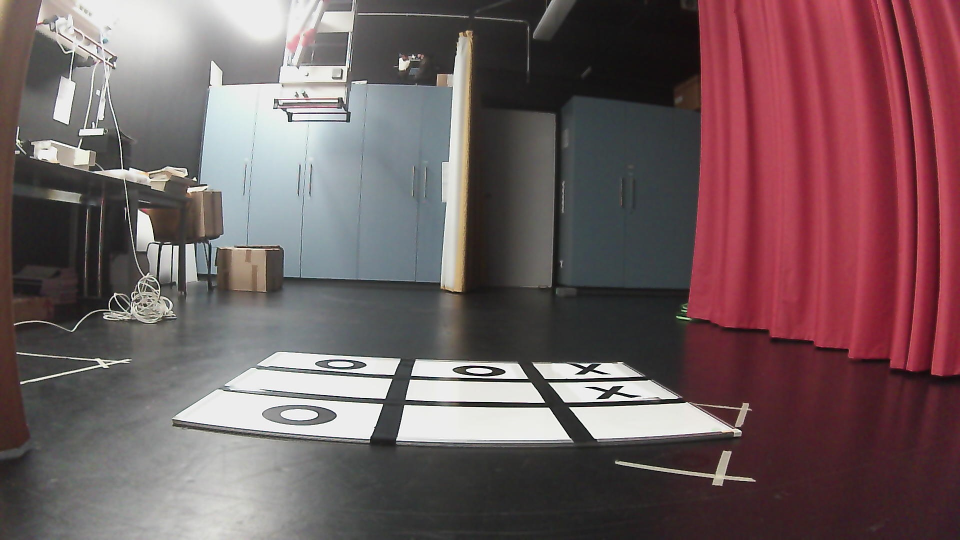
#> input picture image1.jpg, 1920 x 1080 px (shown at 1/2 size)
$ python prepare_yolo_dataset.py
#> lines starting #> are read from the running program, lines starting #| are printed output that depends on the picture
#!/usr/bin/env python3
import argparse
import random
import shutil
from dataclasses import dataclass
from pathlib import Path

import cv2
import numpy as np


CLASSES = ["board", "X", "O"]


@dataclass(frozen=True)
class Box:
    class_id: int
    x1: float
    y1: float
    x2: float
    y2: float


# Pixel labels for the two seed images. Class ids: board=0, X=1, O=2.
# The board label is the full visible white/tape floor board. Symbols are the
# actual X/O marks, not the grid tape.
SEED_LABELS: dict[str, list[Box]] = {
    "image1.jpg": [
        Box(0, 324, 704, 1482, 1051),
        Box(2, 626, 718, 744, 784),
        Box(2, 901, 721, 1017, 773),
        Box(1, 1127, 710, 1234, 790),
        Box(1, 1164, 774, 1283, 834),
        Box(2, 528, 810, 667, 879),
    ],
    "image2.jpg": [
        Box(0, 280, 704, 1482, 1050),
        Box(1, 632, 750, 721, 800),
        Box(2, 917, 722, 1012, 768),
        Box(1, 871, 777, 987, 837),
        Box(2, 1190, 771, 1296, 819),
        Box(2, 589, 751, 708, 795),
        Box(1, 1215, 828, 1326, 889),
    ],
}


def yolo_line(box: Box, image_width: int, image_height: int) -> str:
    x_center = ((box.x1 + box.x2) / 2.0) / image_width
    y_center = ((box.y1 + box.y2) / 2.0) / image_height
    width = (box.x2 - box.x1) / image_width
    height = (box.y2 - box.y1) / image_height
    return f"{box.class_id} {x_center:.6f} {y_center:.6f} {width:.6f} {height:.6f}"


def clip_box(box: Box, image_width: int, image_height: int) -> Box | None:
    x1 = max(0.0, min(float(image_width - 1), box.x1))
    y1 = max(0.0, min(float(image_height - 1), box.y1))
    x2 = max(0.0, min(float(image_width - 1), box.x2))
    y2 = max(0.0, min(float(image_height - 1), box.y2))
    if x2 - x1 < 8 or y2 - y1 < 8:
        return None
    return Box(box.class_id, x1, y1, x2, y2)


def transform_box(box: Box, matrix: np.ndarray, image_width: int, image_height: int) -> Box | None:
    corners = np.array(
        [[[box.x1, box.y1]], [[box.x2, box.y1]], [[box.x2, box.y2]], [[box.x1, box.y2]]],
        dtype=np.float32,
    )
    warped = cv2.transform(corners, matrix).reshape(-1, 2)
    result = Box(box.class_id, warped[:, 0].min(), warped[:, 1].min(), warped[:, 0].max(), warped[:, 1].max())
    return clip_box(result, image_width, image_height)


def augment(image: np.ndarray, boxes: list[Box], rng: random.Random) -> tuple[np.ndarray, list[Box]]:
    height, width = image.shape[:2]
    angle = rng.uniform(-4.0, 4.0)
    scale = rng.uniform(0.92, 1.08)
    tx = rng.uniform(-0.035, 0.035) * width
    ty = rng.uniform(-0.035, 0.035) * height

    matrix = cv2.getRotationMatrix2D((width / 2.0, height / 2.0), angle, scale)
    matrix[:, 2] += (tx, ty)
    output = cv2.warpAffine(image, matrix, (width, height), flags=cv2.INTER_LINEAR, borderMode=cv2.BORDER_REFLECT_101)

    alpha = rng.uniform(0.82, 1.18)
    beta = rng.uniform(-18, 18)
    output = cv2.convertScaleAbs(output, alpha=alpha, beta=beta)

    if rng.random() < 0.35:
        output = cv2.GaussianBlur(output, (3, 3), 0)

    noise_sigma = rng.uniform(0.0, 5.0)
    if noise_sigma > 0.5:
        noise_rng = np.random.default_rng(rng.randrange(0, 2**32))
        noise_image = noise_rng.normal(0.0, noise_sigma, output.shape).astype(np.float32)
        output = np.clip(output.astype(np.float32) + noise_image, 0, 255).astype(np.uint8)

    transformed_boxes = [box for box in (transform_box(box, matrix, width, height) for box in boxes) if box]
    return output, transformed_boxes


def write_sample(image: np.ndarray, boxes: list[Box], image_path: Path, label_path: Path) -> None:
    image_path.parent.mkdir(parents=True, exist_ok=True)
    label_path.parent.mkdir(parents=True, exist_ok=True)
    cv2.imwrite(str(image_path), image)
    height, width = image.shape[:2]
    label_path.write_text("\n".join(yolo_line(box, width, height) for box in boxes) + "\n")


def main() -> None:
    parser = argparse.ArgumentParser(description="Build an augmented YOLO dataset for tic-tac-toe board detection.")
    parser.add_argument("--output", default="yolo_dataset", help="Dataset output directory")
    parser.add_argument("--augmentations", type=int, default=80, help="Augmented images per seed image")
    parser.add_argument("--seed", type=int, default=7)
    args = parser.parse_args()

    root = Path(args.output)
    if root.exists():
        shutil.rmtree(root)

    rng = random.Random(args.seed)
    split_paths = {
        "train": (root / "images" / "train", root / "labels" / "train"),
        "val": (root / "images" / "val", root / "labels" / "val"),
    }

    all_samples: list[tuple[str, np.ndarray, list[Box]]] = []
    for image_name, boxes in SEED_LABELS.items():
        image = cv2.imread(image_name)
#> image is the input picture: shape (1080, 1920, 3); mean B, G, R 95.6, 92.9, 114.1
        if image is None:
            raise FileNotFoundError(image_name)
        all_samples.append((Path(image_name).stem, image, boxes))
        for index in range(args.augmentations):
            augmented, augmented_boxes = augment(image, boxes, rng)
            all_samples.append((f"{Path(image_name).stem}_aug_{index:03d}", augmented, augmented_boxes))
#> this loop made 80 passes
#> pass 1, in augment, `output = cv2.warpAffine(image, matrix, (width, height), flags=cv2.INTE..`:
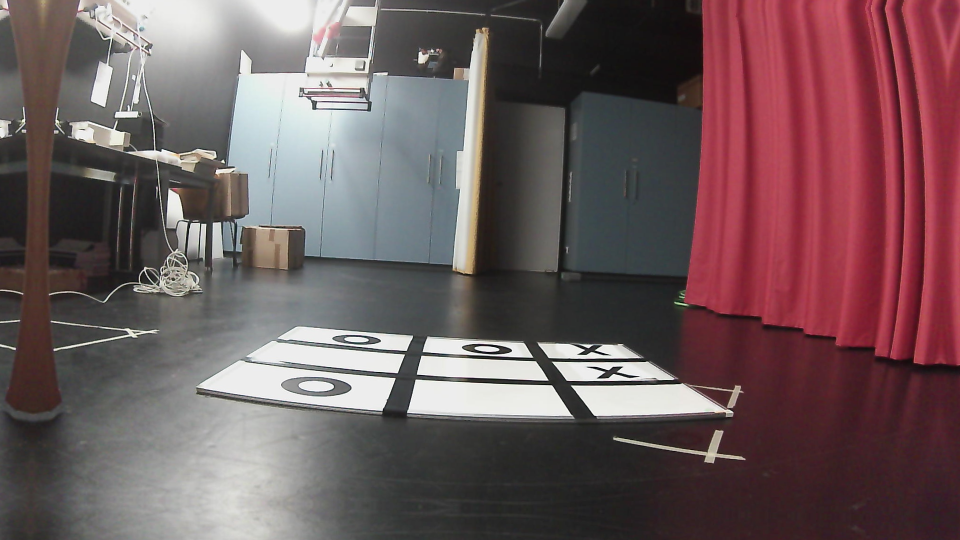
#> output: shape (1080, 1920, 3) (shown at 1/2 size); mean B, G, R 92.4, 89.8, 111
#> pass 2 of the loop in main, `for image_name, boxes in SEED_LABELS.items():`:
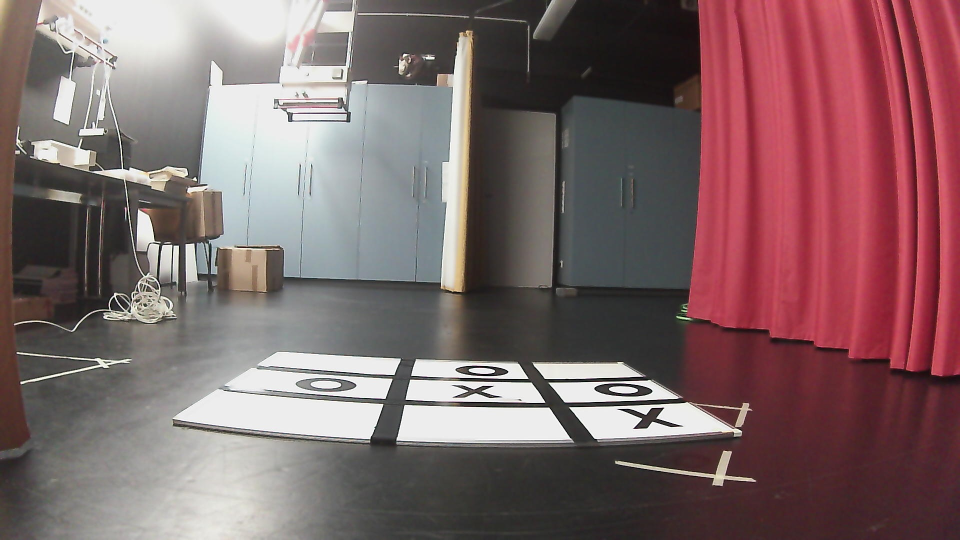
#> input picture image2.jpg, 1920 x 1080 px (shown at 1/2 size)
#> in main, image is the input picture: shape (1080, 1920, 3); mean B, G, R 104.3, 102.5, 127.6
#> the loop in main, `for index in range(args.augmentations):` made 80 passes
#> pass 1, in augment (call 81), `output = cv2.warpAffine(image, matrix, (width, height), flags=cv2.INTE..`:
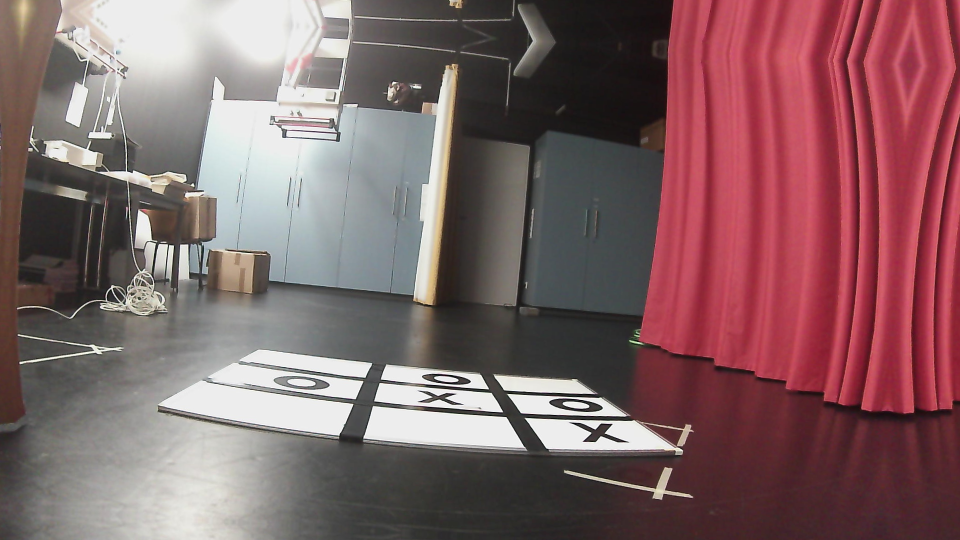
#> output: shape (1080, 1920, 3) (shown at 1/2 size); mean B, G, R 102.1, 99.6, 129.9
#> pass 2, in augment (call 82), `output = cv2.warpAffine(image, matrix, (width, height), flags=cv2.INTE..`:
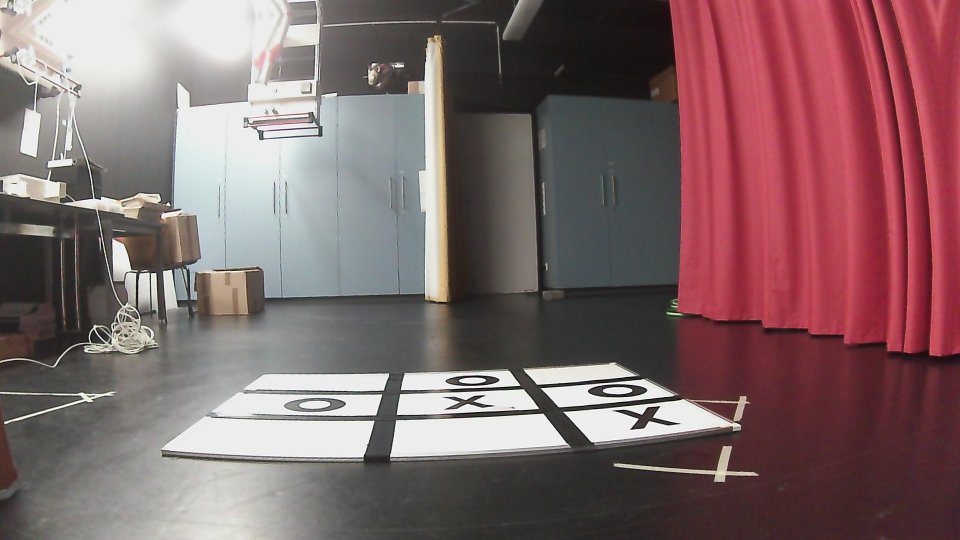
#> output: shape (1080, 1920, 3) (shown at 1/2 size); mean B, G, R 105.8, 103.7, 129.1

    rng.shuffle(all_samples)
    val_count = max(4, int(len(all_samples) * 0.18))
    for index, (stem, image, boxes) in enumerate(all_samples):
        split = "val" if index < val_count else "train"
        image_dir, label_dir = split_paths[split]
        write_sample(image, boxes, image_dir / f"{stem}.jpg", label_dir / f"{stem}.txt")
#> this loop made 162 passes
#> stem on passes 1 to 3: 'image1_aug_021', 'image2_aug_050', 'image2_aug_026'
#> pass 1, in write_sample, `cv2.imwrite(str(image_path), image)`:
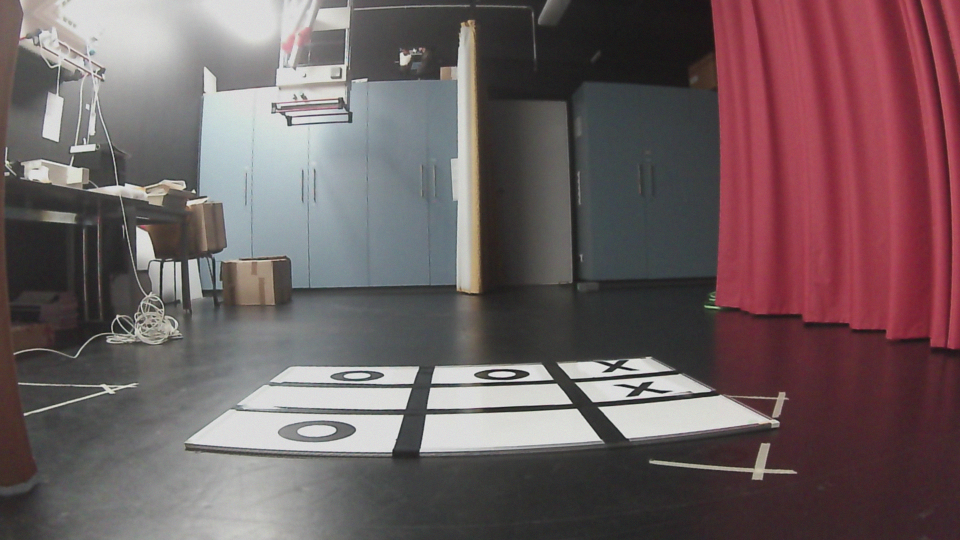
#> saved as image1_aug_021.jpg: shape (1080, 1920, 3) (shown at 1/2 size); mean B, G, R 96.5, 94.4, 110.9
#> pass 2, in write_sample (call 2), `cv2.imwrite(str(image_path), image)`:
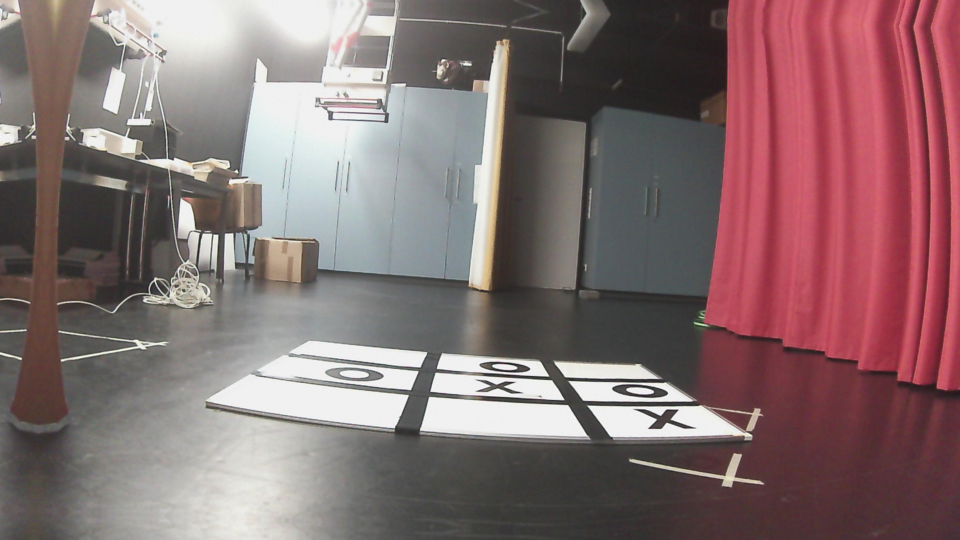
#> saved as image2_aug_050.jpg: shape (1080, 1920, 3) (shown at 1/2 size); mean B, G, R 111.8, 110.5, 133.5

    data_yaml = root / "data.yaml"
    data_yaml.write_text(
        "\n".join(
            [
                f"path: {root.resolve()}",
                "train: images/train",
                "val: images/val",
                "names:",
                *[f"  {index}: {name}" for index, name in enumerate(CLASSES)],
                "",
            ]
        )
    )
    print(f"Wrote {len(all_samples) - val_count} train and {val_count} val images to {root}")
#| Wrote 133 train and 29 val images to yolo_dataset
    print(f"Dataset config: {data_yaml}")


if __name__ == "__main__":
    main()
